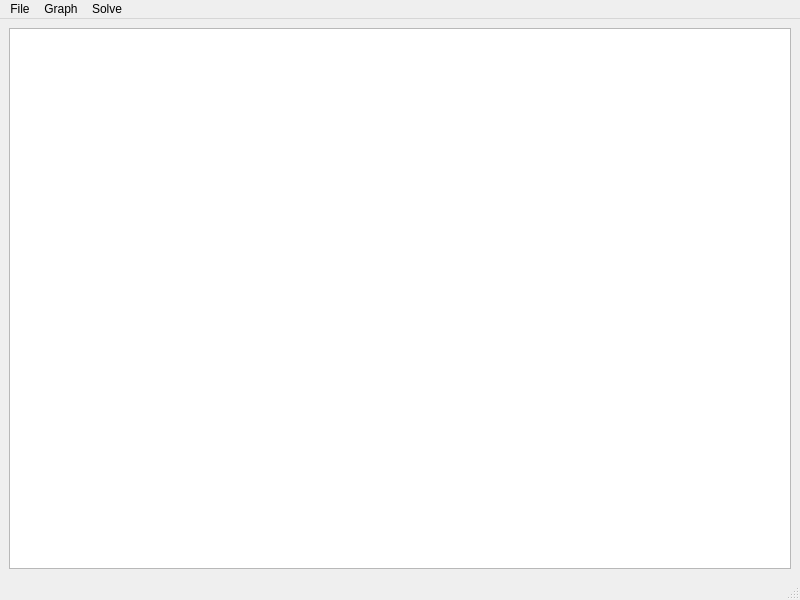
<?xml version="1.0" encoding="UTF-8"?>
<ui version="4.0">
 <class>GraphWindow</class>
 <widget class="QMainWindow" name="GraphWindow">
  <property name="geometry">
   <rect>
    <x>0</x>
    <y>0</y>
    <width>800</width>
    <height>600</height>
   </rect>
  </property>
  <property name="windowTitle">
   <string>Finite Automata</string>
  </property>
  <widget class="QWidget" name="centralwidget">
   <layout class="QVBoxLayout" name="verticalLayout">
    <item>
     <widget class="QGraphicsView" name="graphicsView"/>
    </item>
   </layout>
  </widget>
  <widget class="QMenuBar" name="menubar">
   <property name="geometry">
    <rect>
     <x>0</x>
     <y>0</y>
     <width>800</width>
     <height>27</height>
    </rect>
   </property>
   <widget class="QMenu" name="menuFile">
    <property name="title">
     <string>File</string>
    </property>
    <addaction name="actionOpen"/>
    <addaction name="actionSave"/>
    <addaction name="actionSave_as"/>
    <addaction name="actionExit"/>
   </widget>
   <widget class="QMenu" name="menuGraph">
    <property name="title">
     <string>Graph</string>
    </property>
    <widget class="QMenu" name="menuNode">
     <property name="title">
      <string>Node</string>
     </property>
     <addaction name="actionNew"/>
     <addaction name="actionChange_state"/>
     <addaction name="actionChange_name"/>
     <addaction name="actionDelete"/>
    </widget>
    <widget class="QMenu" name="menuConnection">
     <property name="title">
      <string>Conection</string>
     </property>
     <addaction name="actionConnect"/>
     <addaction name="actionDisconnect"/>
    </widget>
    <addaction name="menuNode"/>
    <addaction name="menuConnection"/>
   </widget>
   <widget class="QMenu" name="menuSolve">
    <property name="title">
     <string>Solve</string>
    </property>
    <widget class="QMenu" name="menuTransform">
     <property name="title">
      <string>Transform</string>
     </property>
     <addaction name="actionDFA_to_Regular_Expression"/>
     <addaction name="actionNFA_to_DFA"/>
     <addaction name="actionEpsilon_NFA_to_DFA"/>
    </widget>
    <addaction name="actionDFA"/>
    <addaction name="actionNFA"/>
    <addaction name="actionEpsilon_NFA"/>
    <addaction name="separator"/>
    <addaction name="menuTransform"/>
   </widget>
   <addaction name="menuFile"/>
   <addaction name="menuGraph"/>
   <addaction name="menuSolve"/>
  </widget>
  <widget class="QStatusBar" name="statusbar"/>
  <action name="actionSave">
   <property name="text">
    <string>Save</string>
   </property>
  </action>
  <action name="actionDFA">
   <property name="text">
    <string>DFA</string>
   </property>
  </action>
  <action name="actionChange_Name">
   <property name="text">
    <string>Change Name</string>
   </property>
  </action>
  <action name="actionChange_State">
   <property name="text">
    <string>Change State</string>
   </property>
  </action>
  <action name="actionOpen">
   <property name="text">
    <string>Open</string>
   </property>
  </action>
  <action name="actionSave_as">
   <property name="text">
    <string>Save as</string>
   </property>
  </action>
  <action name="actionExit">
   <property name="text">
    <string>Exit</string>
   </property>
  </action>
  <action name="actionNFA">
   <property name="text">
    <string>NFA</string>
   </property>
  </action>
  <action name="actionEpsilon_NFA">
   <property name="text">
    <string>Ɛ-NFA</string>
   </property>
  </action>
  <action name="actionDFA_to_Regular_Expression">
   <property name="text">
    <string>DFA ⇨ Regular Expression</string>
   </property>
  </action>
  <action name="actionNFA_to_DFA">
   <property name="text">
    <string>NFA ⇨ DFA</string>
   </property>
  </action>
  <action name="actionEpsilon_NFA_to_DFA">
   <property name="text">
    <string>Ɛ-NFA ⇨ DFA</string>
   </property>
  </action>
  <action name="actionNew">
   <property name="text">
    <string>New</string>
   </property>
  </action>
  <action name="actionChange_state">
   <property name="text">
    <string>Change state</string>
   </property>
  </action>
  <action name="actionChange_name">
   <property name="text">
    <string>Change name</string>
   </property>
  </action>
  <action name="actionDelete">
   <property name="text">
    <string>Delete</string>
   </property>
  </action>
  <action name="actionConnect">
   <property name="text">
    <string>Connect</string>
   </property>
  </action>
  <action name="actionDisconnect">
   <property name="text">
    <string>Disconnect</string>
   </property>
  </action>
 </widget>
 <resources/>
 <connections/>
</ui>
